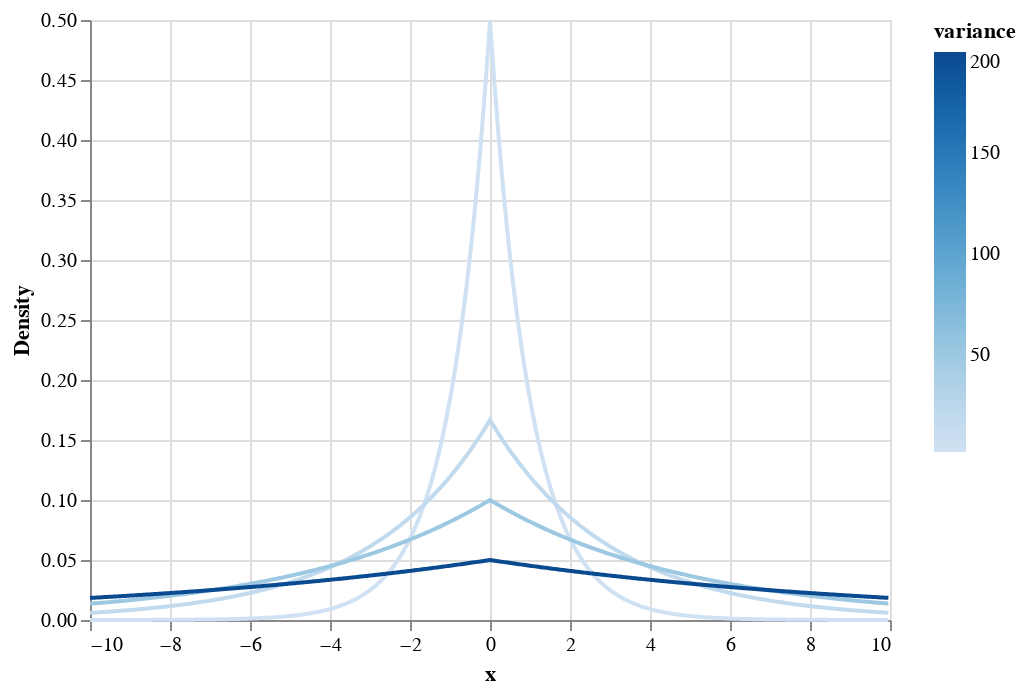

Source (notebook cell):
### Markdown cell above
#### Laplace distributions of different $b$

### Code cell
xs = np.arange(-10, 10, 0.04)
μ = 0

dfs = []
for b in [1, 3, 5, 10]:
    variance = 2 * b ** 2
    ys = laplace_pdf(xs, μ, b)
    dfs.append(
        pd.DataFrame(
            {
                "xs": xs,
                "ys": ys,
            }
        ).assign(b=b, variance=variance)
    )

ndf = pd.concat(dfs).reset_index(drop=True)

alt.Chart(ndf).mark_line().encode(
    x=alt.X("xs", title='x'),
    y=alt.Y("ys", title='Density'),
    color="variance",
)

### Figure 1 — Vega-Lite specification as saved in the notebook (floating-point values rounded to 4 significant figures; data arrays with more than 128 entries replaced by an {"elided": "..."} marker saying what was removed)
{"config": {"view": {"continuousWidth": 400, "continuousHeight": 300}}, "data": {"name": "data-06215fb657696bdcd8aefd26e0a690c0"}, "mark": "line", "encoding": {"color": {"type": "quantitative", "field": "variance"}, "x": {"type": "quantitative", "field": "xs", "title": "x"}, "y": {"type": "quantitative", "field": "ys", "title": "Density"}}, "$schema": "https://vega.github.io/schema/vega-lite/v4.8.1.json", "datasets": {"data-06215fb657696bdcd8aefd26e0a690c0": {"elided": "2000 records"}}}
